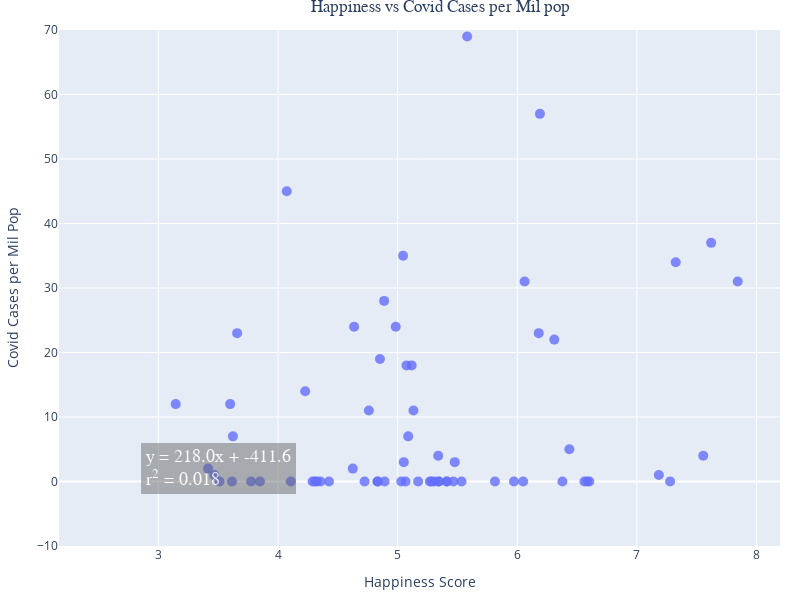

Notebook code cell kept with this figure:
### Code cell
# Covid and happiness

# Scatter plot with linear regression
fig = px.scatter(final_df, x="Happiness Score", y="Covid Cases per Mil Pop",  
                 hover_name="Country", trendline="ols",range_y=(-10,70),
                 width=800, height=600)
                 

# Get results from linear regression 
model = px.get_trendline_results(fig)
results = model.iloc[0]["px_fit_results"]
alpha = round(results.params[0],1)
beta = round(results.params[1],1)
r_squared = results.rsquared

# Create text for regression paramaters
line1 = 'y = ' + str(beta) + 'x' + ' + ' + str(alpha) 
line2 = 'r<sup>2</sup> = ' + str(round(r_squared, 3))
summary = line1 + '<br>' + line2 

# Add to the plot
fig.add_annotation(x=3.5, y=2, xref="x", yref="y", text=summary,
                   font=dict(family="Courier New, monospace", size=18, color="#ffffff"),
                   showarrow=False, align="left",
                   borderwidth=2, borderpad=4, bgcolor="rgba(100,100,100, 0.6)",
                   opacity=0.8)

# Format titles and axes
fig.update_layout(margin=dict(l=20, r=20, t=30, b=20), title_font_family="Arial", 
                  title={'text': "Happiness vs Covid Cases per Mil pop", 'y':1, 'x':0.55, 'xanchor': 'center', 'yanchor': 'top'})
fig.update_xaxes(title="Happiness Score", showgrid=True)
fig.update_yaxes(title="Covid Cases per Mil Pop", showgrid=True)
fig.update_traces(marker=dict(size=10, opacity=0.8), selector=dict(mode='markers')) # formatting of dots
fig.show()

### Figure 1 — Plotly figure (JSON) as saved in the notebook; plotly's stock layout.template omitted (floating-point values rounded to 4 significant figures; data arrays with more than 128 entries replaced by an {"elided": "..."} marker saying what was removed)
{"data": [{"hovertemplate": "<b>%{hovertext}</b><br><br>Happiness Score=%{x}<br>Covid Cases per Mil Pop=%{y}<extra></extra>", "hovertext": {"elided": "149 str values"}, "legendgroup": "", "marker": {"color": "#636efa", "opacity": 0.8, "size": 10, "symbol": "circle"}, "mode": "markers", "name": "", "orientation": "v", "showlegend": false, "type": "scatter", "x": {"elided": "149 float values"}, "xaxis": "x", "y": {"elided": "149 int values"}, "yaxis": "y"}, {"hovertemplate": "<b>OLS trendline</b><br>Covid Cases per Mil Pop = 217.973 * Happiness Score + -411.601<br>R<sup>2</sup>=0.017847<br><br>Happiness Score=%{x}<br>Covid Cases per Mil Pop=%{y} <b>(trend)</b><extra></extra>", "legendgroup": "", "marker": {"color": "#636efa", "symbol": "circle"}, "mode": "lines", "name": "", "showlegend": false, "type": "scatter", "x": {"elided": "140 float values"}, "xaxis": "x", "y": {"elided": "140 float values"}, "yaxis": "y"}], "layout": {"annotations": [{"align": "left", "bgcolor": "rgba(100,100,100, 0.6)", "borderpad": 4, "borderwidth": 2, "font": {"color": "#ffffff", "family": "Courier New, monospace", "size": 18}, "opacity": 0.8, "showarrow": false, "text": "y = 218.0x + -411.6<br>r<sup>2</sup> = 0.018", "x": 3.5, "xref": "x", "y": 2, "yref": "y"}], "height": 600, "legend": {"tracegroupgap": 0}, "margin": {"b": 20, "l": 20, "r": 20, "t": 30}, "title": {"font": {"family": "Arial"}, "text": "Happiness vs Covid Cases per Mil pop", "x": 0.55, "xanchor": "center", "y": 1, "yanchor": "top"}, "width": 800, "xaxis": {"anchor": "y", "domain": [0, 1], "showgrid": true, "title": {"text": "Happiness Score"}}, "yaxis": {"anchor": "x", "domain": [0, 1], "range": [-10, 70], "showgrid": true, "title": {"text": "Covid Cases per Mil Pop"}}}}
